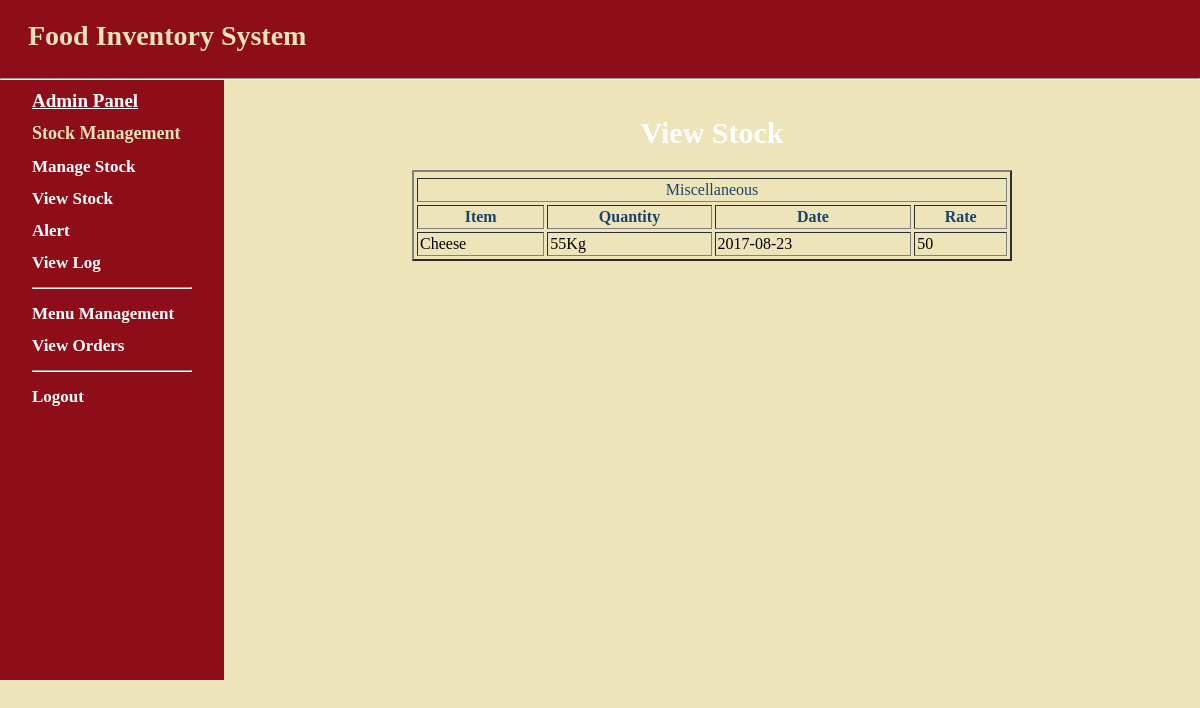
The page /misc_view.php on the database its author committed.
### tables this page shows
CREATE TABLE IF NOT EXISTS `list` (
  `SN` int(11) NOT NULL AUTO_INCREMENT,
  `Item` varchar(50) NOT NULL,
  `Quantity` float NOT NULL,
  `Unit` varchar(50) NOT NULL,
  `Category` varchar(50) NOT NULL,
  `Date` date NOT NULL,
  `Rate` float NOT NULL,
  PRIMARY KEY (`SN`)
);

### public/misc_view.php (the view, shortened to what this page needs)
<?php
include ("index.php");
$misc="select * From list where Category='Miscellaneous'";
$mrec=mysqli_query($dbconnect,$misc);
?>
<html>
<head>
</head>
<body>
 <div id="main">
    <div id="navigation">
   	<h1 style="text-align: left; font-family: Lucida Calligraphy; font-size:19px ;"><b><u><a href="admin.php">Admin Panel</a></u></b></h1>
<p style="font-size:18px; font-family: Minion Pro Med; color:#EEE4B9;"><b>Stock Management</b></p>
<p style="font-size: 17px; font-family:Minion Pro Med;"><a href="demo.php" ><b>Manage Stock</b></a></p>
<p style="font-size: 17px; font-family:Minion Pro Med;"><a href="up2.php" ><b>View Stock</b></a></p>
<p style="font-size: 17px; font-family:Minion Pro Med;"><a href="thre.php" ><b>Alert</b></a></p>
<p style="font-size: 17px; font-family:Minion Pro Med;"><a href="log_search.php" ><b>View Log</b></a></p>
<hr />
<p style="font-size:17px; font-family: Minion Pro Med;"><a href="menupanel.php"><b>Menu Management</b> </a></p>
<p style="font-size:17px; font-family: Minion Pro Med;"><a href="display_order.php"><b>View Orders</b> </a></p>
<hr />
<p style="font-size: 17px; font-family:Minion Pro Med;"><a href="home.php"><b>Logout</b></a></p>
</div>
<br/>
<p style="text-align:center; font-size:30px; font-family: Calibri ; color:white "><b>View Stock</b></p>
<table width="600px" border="2" cellpadding="2" cellspacing="3" align="center">
<tr style="font-family: Cambria">
<tr style="color:#1A446C"><td colspan="4"><center>Miscellaneous</center></td></tr>
<th style="color:#1A446C"><b>Item</b></th>
<th style="color:#1A446C"><b>Quantity</th>
<th style="color:#1A446C"><b>Date</th>
<th style="color:#1A446C"><b>Rate</th>
</tr>
<?php
while($list=mysqli_fetch_assoc($mrec)){
	echo "<tr>";
		echo "<td>".$list['Item']."</td>";
			echo "<td>".$list['Quantity'].$list['Unit']."</td>";
echo "<td>".$list['Date']."</td>";
                echo "<td>".$list['Rate']."</td>";
echo "</tr>";
}
?>
</table>
<div>
<br/>
</div>
</div>
</body>
</html>

### public/stylesheets/basic1.css (style rules this page uses)
html { height:100%; width:100% }
body { width:100%; height:100%; margin:0; padding:0; border:0; font-family:Verdana,Arial,Helvetica,sans-serif,harrington; font-size:13px; line-height:15px; background: #EEE4B9; background-image: }
a { color:#8D0D19 }
#main { height:600px; width:100%; margin:0; padding:0; background:#EEE4B9; font-family:Cambria; font-size: 20px;; }
#navigation { float:left; width:160px; height:100%; margin:0; padding:0 2em; color:white; background:#8D0D19; font-size: 16px; text-align: left; }
#navigation a { color:white; text-decoration: none; }

### rows shown on the page
list: Item "Cheese", Quantity "55", Unit "Kg", Date "2017-08-23", Rate "50"
